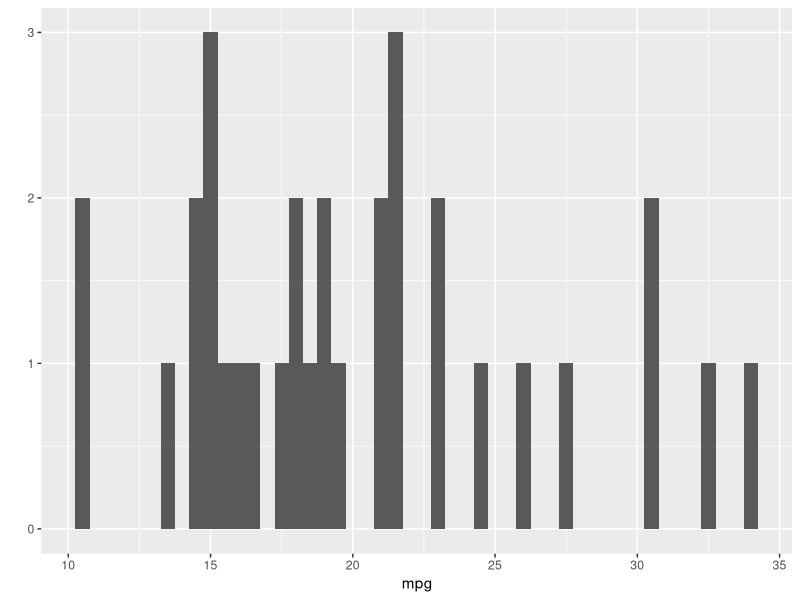
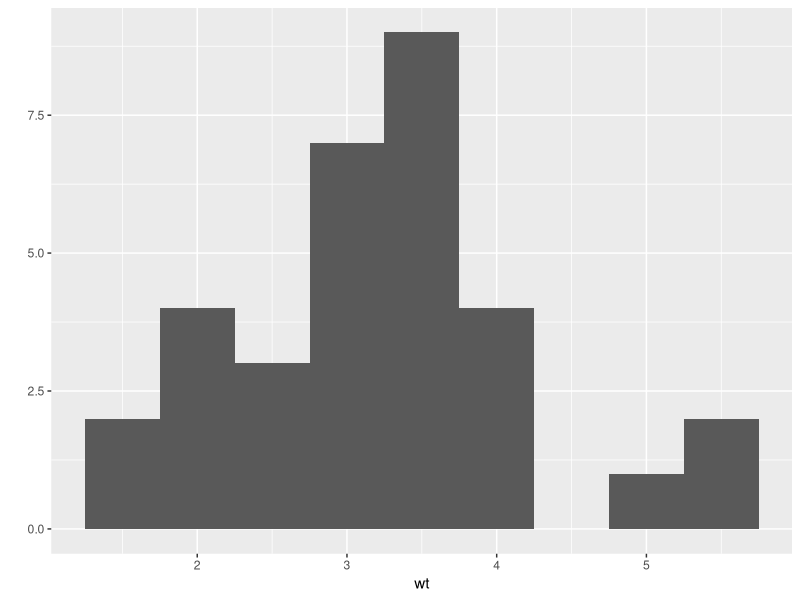
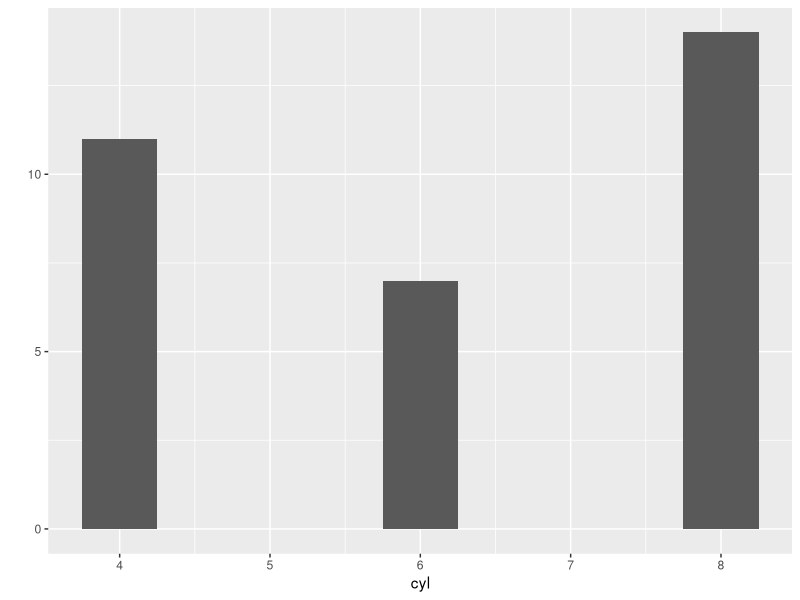
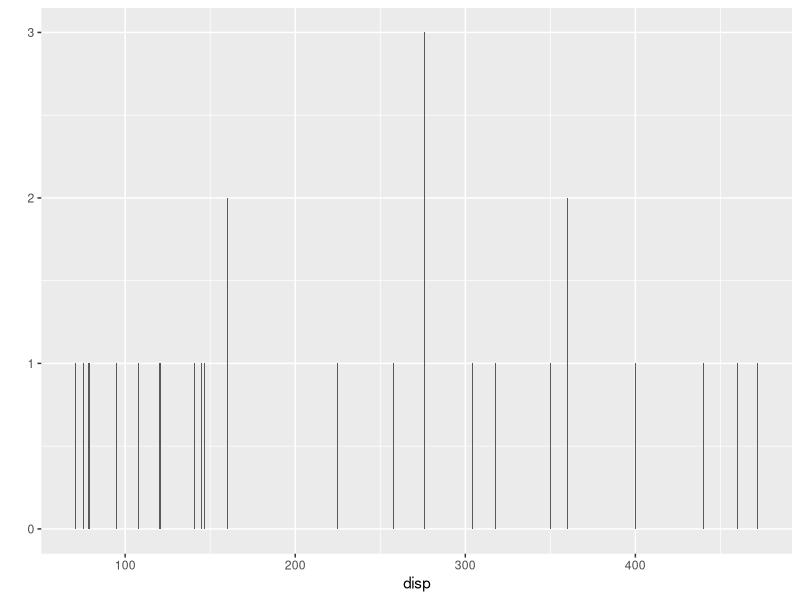
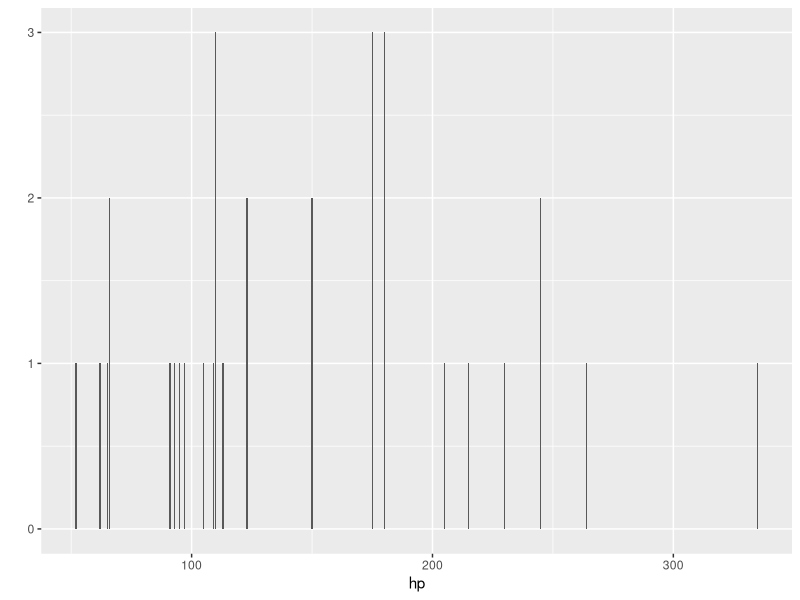
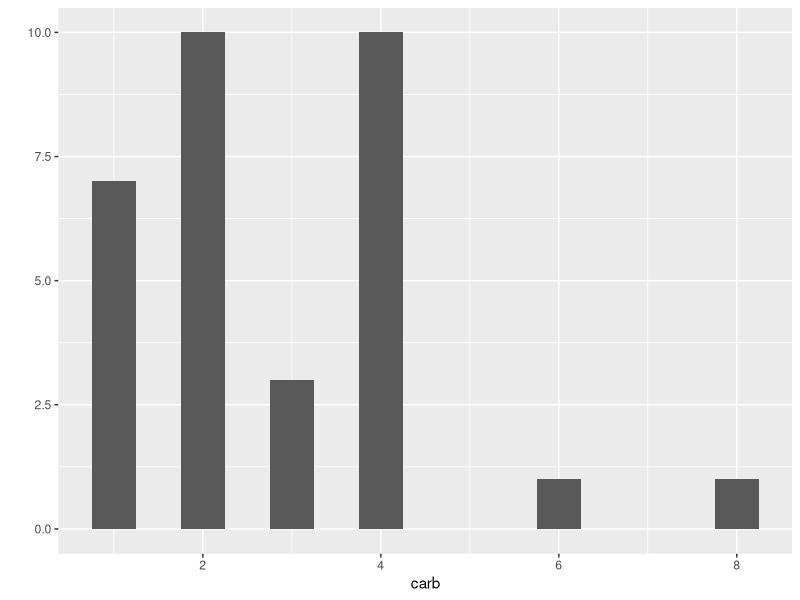
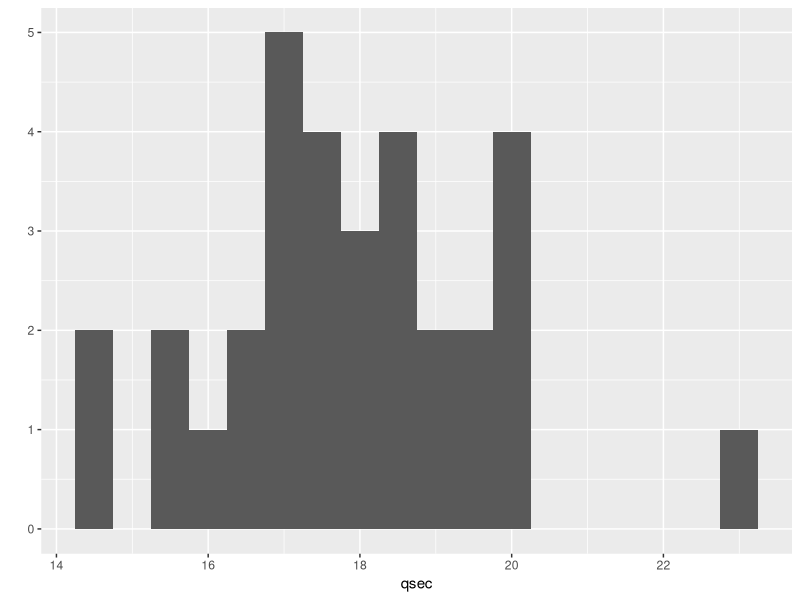
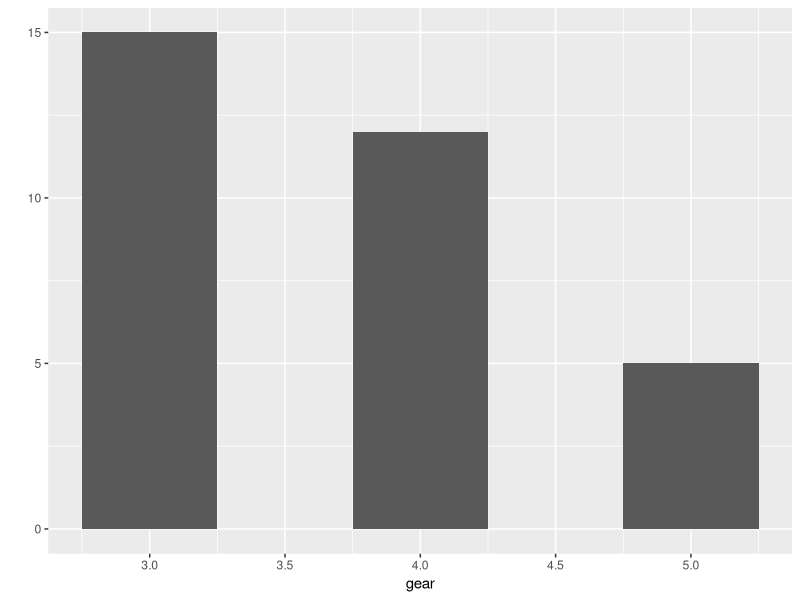

Here is the R script that generated these plots, in order:
## ---- chunk 1
PRESS <- function(linear.model) {
  #' calculate the predictive residuals
  pr <- residuals(linear.model)/(1-lm.influence(linear.model)$hat)
  #' calculate the PRESS
  PRESS <- sum(pr^2)
  
  return(PRESS)
}
pred_r_squared <- function(linear.model) {
  #' Use anova() to get the sum of squares for the linear model
  lm.anova <- anova(linear.model)
  #' Calculate the total sum of squares
  tss <- sum(lm.anova$'Sum Sq')
  # Calculate the predictive R^2
  pred.r.squared <- 1-PRESS(linear.model)/(tss)
  
  return(pred.r.squared)
}
model_fit_stats <- function(linear.model) {
  r.sqr <- summary(linear.model)$r.squared
  adj.r.sqr <- summary(linear.model)$adj.r.squared
  pre.r.sqr <- pred_r_squared(linear.model)
  PRESS <- PRESS(linear.model)
  return.df <- data.frame(r.squared = r.sqr, adj.r.squared = adj.r.sqr, pred.r.squared = pre.r.sqr, press = PRESS)
  return(return.df)
}
lmp <- function (modelobject) {
    if (class(modelobject) != "lm") stop("Not an object of class 'lm' ")
    f <- summary(modelobject)$fstatistic
    p <- pf(f[1],f[2],f[3],lower.tail=F)
    attributes(p) <- NULL
    return(p)
}
## ---- chunk 2
library(datasets)
library(ggplot2)
library(plyr)
data(mtcars)
sum(is.na(mtcars))
head(mtcars)
summary(mtcars)

## ---- chunk 3
qplot(mpg, geom="histogram",data=mtcars,binwidth=0.5)
qplot(wt, geom="histogram",data=mtcars,binwidth=0.5)
qplot(cyl, geom="histogram",data=mtcars,binwidth=0.5)
qplot(disp, geom="histogram",data=mtcars,binwidth=0.5)
qplot(hp, geom="histogram",data=mtcars,binwidth=0.5)
qplot(carb, geom="histogram",data=mtcars,binwidth=0.5)
qplot(qsec, geom="histogram",data=mtcars,binwidth=0.5)
qplot(gear, geom="histogram",data=mtcars,binwidth=0.5)
qplot(am, geom="histogram",data=mtcars,binwidth=0.5)
qplot(vs, geom="histogram",data=mtcars,binwidth=0.5)
qplot(drat, geom="histogram",data=mtcars,binwidth=0.5)

## ---- chunk 4
qplot(wt,mpg,data=mtcars,geom=c("point","smooth"),method="loess")

## ---- chunk 5
qplot(disp,mpg,data=mtcars,geom=c("point","smooth"),method="loess")

## ---- chunk 6
qplot(hp,mpg,data=mtcars,geom=c("point","smooth"),method="loess")

## ---- chunk 7
qplot(qsec,mpg,data=mtcars,geom=c("point","smooth"),method="loess")

## ---- chunk 8
qplot(drat,mpg,data=mtcars,geom=c("point","smooth"),method="loess")

## ---- chunk 9
table(mtcars$am)
table(mtcars$cyl)
table(mtcars$vs)
table(mtcars$gear)
table(mtcars$carb)

## ---- chunk 10
boxplot(mpg ~ factor(am), data = mtcars, xlab="transmission", ylab="mpg")
mean(subset(mtcars, am == 0)$mpg)
mean(subset(mtcars, am == 1)$mpg)

## ---- chunk 11
lm01 <- lm(mpg ~ factor(am), data = mtcars)
summary(lm01)
pred_r_squared(lm01)
plot(lm01)
## ---- chunk 12
sort(cor(mtcars)[1,]) # wt,cyl,disp,hp,carb,qsec,gear,am,vs,drat,mpg
cor(mtcars$cyl,mtcars$disp)
cor(mtcars$wt,mtcars$disp)
cor(mtcars$cyl,mtcars$hp)
cor(mtcars$disp,mtcars$hp)
cor(mtcars$wt,mtcars$cyl)
cor(mtcars$wt,mtcars$hp)

## ---- chunk 13
lm02 <- lm(mpg ~ wt + factor(am), data = mtcars)
summary(lm02)
pred_r_squared(lm02)
library(car)
vif(lm02)
plot(lm02)

q02 <- qplot(wt, mpg, data=mtcars, colour=am)
q02 <- q02 + geom_abline(intercept=summary(lm02)$coef[1,1], slope=summary(lm02)$coef[2,1], col="red")
q02

## ---- chunk 14
lm03 <- lm(mpg ~ cyl + factor(am), data = mtcars)
summary(lm03)
pred_r_squared(lm03)
library(car)
vif(lm03)
plot(lm03)

q03 <- qplot(cyl, mpg, data=mtcars, colour=am)
q03 <- q03 + geom_abline(intercept=summary(lm03)$coef[1,1], slope=summary(lm03)$coef[2,1], col="red")
q03

## ---- chunk 15
lm04 <- lm(mpg ~ disp + factor(am), data = mtcars)
summary(lm04)
pred_r_squared(lm04)
library(car)
vif(lm04)
plot(lm04)

q04 <- qplot(disp, mpg, data=mtcars, colour=am)
q04 <- q04 + geom_abline(intercept=summary(lm04)$coef[1,1], slope=summary(lm04)$coef[2,1], col="red")
q04
## ---- chunk 16
lm05 <- lm(mpg ~ wt + cyl + disp + hp + factor(am), data = mtcars)
summary(lm05)
pred_r_squared(lm05)
library(car)
vif(lm05)
plot(lm05)

## ---- chunk 17
lm06 <- lm(mpg ~ wt + hp + factor(am), data = mtcars)
summary(lm06)
pred_r_squared(lm06)
library(car)
vif(lm06)
plot(lm06)

## ---- chunk 18
lm07 <- lm(mpg ~ wt + cyl + factor(am), data = mtcars)
summary(lm07)
pred_r_squared(lm07)
library(car)
vif(lm07)
plot(lm07)

## ---- chunk 19
lm08 <- lm(mpg ~ wt * factor(am), data = mtcars)
summary(lm08)
pred_r_squared(lm08)
library(car)
vif(lm08)
plot(lm08)
## ---- chunk 20
lm09 <- lm(mpg ~ wt * am + qsec, data=mtcars)
summary(lm09)
pred_r_squared(lm09)
library(car)
vif(lm09)
plot(lm09)

## ---- chunk 21
lm10 <- lm(mpg ~ wt + factor(am) + wt * factor(am), data=mtcars)
summary(lm10)
pred_r_squared(lm10)
library(car)
vif(lm10)
plot(lm10)

## ---- chunk 22
lm11 <- lm(mpg ~ wt + factor(am) + factor(cyl), data=mtcars)
summary(lm11)
pred_r_squared(lm11)
library(car)
vif(lm11)
plot(lm11)

## ---- chunk 23
lm12 <- lm(mpg ~ wt + hp, data=mtcars)
summary(lm12)
pred_r_squared(lm12)
library(car)
vif(lm12)
plot(lm12)

## ---- chunk 24
lm13 <- lm(mpg ~ wt + carb, data=mtcars)
summary(lm13)
pred_r_squared(lm13)
library(car)
vif(lm13)
plot(lm13)

## ---- chunk 25
lm14 <- lm(mpg ~ wt + disp, data=mtcars)
summary(lm14)
pred_r_squared(lm14)
library(car)
vif(lm14)
plot(lm14)

## ---- chunk 26
lm15 <- lm(mpg ~ wt + factor(vs), data=mtcars)
summary(lm15)
pred_r_squared(lm15)
library(car)
vif(lm15)
plot(lm15)

## ---- chunk 27
lm16 <- lm(mpg ~ hp + factor(vs), data=mtcars)
summary(lm16)
pred_r_squared(lm16)
library(car)
vif(lm16)
plot(lm16)

## ---- chunk 28
lm17 <- lm(mpg ~ disp + factor(vs), data=mtcars)
summary(lm17)
pred_r_squared(lm17)
library(car)
vif(lm17)
plot(lm17)

## ---- chunk 29
library(MASS)
fit<- lm(mpg~cyl+disp+hp+drat+wt+qsec+gear+carb,data=mtcars)
step <- stepAIC(fit, direction="both")
step$anova

## ---- chunk 30
lm18 <- lm(mpg ~ hp + wt + cyl, data=mtcars)
summary(lm18)
pred_r_squared(lm18)
library(car)
vif(lm18)
plot(lm18)

## ---- chunk 31
summary(lm(mpg~wt+factor(am)+factor(vs),data=mtcars))
summary(lm(mpg~wt+factor(am)+factor(cyl),data=mtcars))
summary(lm(mpg~wt+factor(am)+factor(gear),data=mtcars))
summary(lm(mpg~wt+factor(am)+factor(carb),data=mtcars))

summary(lm(mpg~wt+cyl+factor(am),data=mtcars))
summary(lm(mpg~wt+hp+factor(am),data=mtcars))
summary(lm(mpg~wt+gear+factor(am),data=mtcars))
summary(lm(mpg~wt+carb+factor(am),data=mtcars))

## ---- chunk 32
summary(lm(mpg~wt,data=mtcars))$fstatistic
summary(lm(mpg~cyl,data=mtcars))$fstatistic
summary(lm(mpg~disp,data=mtcars))$fstatistic
summary(lm(mpg~hp,data=mtcars))$fstatistic
summary(lm(mpg~drat,data=mtcars))$fstatistic
summary(lm(mpg~vs,data=mtcars))$fstatistic
summary(lm(mpg~am,data=mtcars))$fstatistic
summary(lm(mpg~carb,data=mtcars))$fstatistic
summary(lm(mpg~gear,data=mtcars))$fstatistic
summary(lm(mpg~qsec,data=mtcars))$fstatistic

## ---- chunk 33
nm01 <- lm(mpg ~ wt, data=mtcars)
nm03 <- update(nm01, mpg ~ wt+cyl+disp)
nm05 <- update(nm01, mpg ~ wt+cyl+disp+hp+drat)
nm07 <- update(nm01, mpg ~ wt+cyl+disp+hp+drat+vs+am)
nm09 <- update(nm01, mpg ~ wt+cyl+disp+hp+drat+vs+am+carb+gear)
nm10 <- update(nm01, mpg ~ wt+cyl+disp+hp+drat+vs+am+carb+gear+qsec)
anova(nm01,nm03,nm05,nm07,nm09,nm10)

nm01 <- lm(mpg ~ wt, data=mtcars)
nm03 <- update(nm01, mpg ~ wt+disp+hp)
nm05 <- update(nm01, mpg ~ wt+disp+hp+drat+carb)
nm06 <- update(nm01, mpg ~ wt+disp+hp+drat+carb+gear)
anova(nm01,nm03,nm05,nm06)

